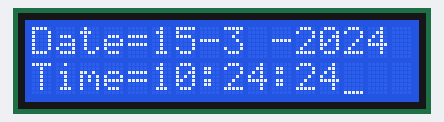
Simulated run of this sketch. Board: Arduino Uno, built with avr-gcc and run on an emulated ATmega328P. On the bench: 16×2 character LCD. The local clock reads 2024-03-15 10:24:30 at power-on unless the sketch sets it; what the sketch prints to the serial monitor is not drawn.

Above: at 0.2 s.
At 30.9 s:
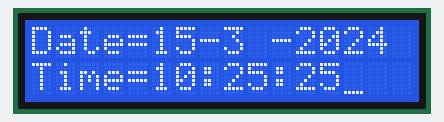
At 90.1 s:
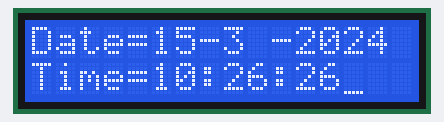

The sketch:

Real_time_clock.ino
```cpp
#include <I2C_RTC.h>
#include <Wire.h>
#include <LiquidCrystal_I2C.h>

LiquidCrystal_I2C lcd(0x27,16,2);
static DS1307 RTC;

void setup() {

  lcd.init();
  lcd.init();
  lcd.clear();

  RTC.begin();
  Serial.begin(115200);

   //RTC.setDay(WEDNESDAY);
   //RTC.setDate(26,2,2025);
   //RTC.setTime(16,27,35);
}

void loop() {

	Serial.print(RTC.getDay());
	Serial.print("-");
	Serial.print(RTC.getMonth());
	Serial.print("-");
	Serial.print(RTC.getYear());

	Serial.println(" ");


  lcd.backlight();
  lcd.setCursor(0,0);
  lcd.print("Date");
   lcd.setCursor(4,0);
   lcd.print("=");

  lcd.backlight();
  lcd.setCursor(5,0);
  lcd.print(RTC.getDay());
   lcd.setCursor(7,0);
   lcd.print("-");

    lcd.backlight();
   lcd.setCursor(8,0);
   lcd.print(RTC.getMonth());
   lcd.setCursor(10,0);
   lcd.print("-");

     lcd.backlight();
   lcd.setCursor(11,0);
   lcd.print(RTC.getYear());


	Serial.print(RTC.getHours());
	Serial.print(":");
	Serial.print(RTC.getMinutes());
	Serial.print(":");
	Serial.print(RTC.getSeconds());
	Serial.println(" ");


  lcd.backlight();
  lcd.setCursor(0,4);
  lcd.print("Time");
   lcd.setCursor(4,4);
   lcd.print("=");


   lcd.backlight();
  lcd.setCursor(5,4);
  lcd.print(RTC.getHours());
   lcd.setCursor(7,4);
   lcd.print(":");

    lcd.cursor_on();
   lcd.setCursor(8,4);
   lcd.print(RTC.getMinutes());
   lcd.setCursor(10,4);
   lcd.print(":");

     lcd.backlight();
   lcd.setCursor(11,4);
   lcd.print(RTC.getMinutes());


delay(1000);
}
```

Measured:
- what the display in image 1 shows lasts 59.2 s, from 30.9 s to 90.1 s
